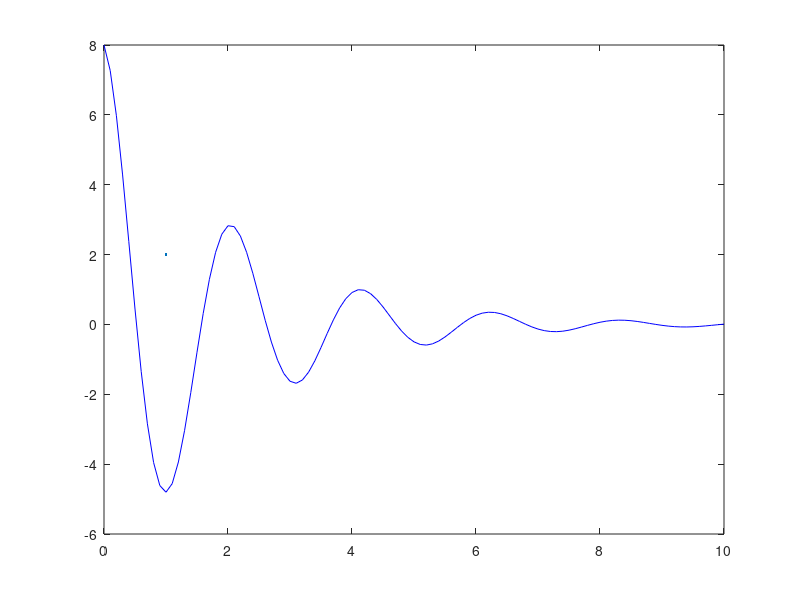

This chart was generated by the following MATLAB code: (Note: this script raises an error after producing the figure.)
clear

% H-värde givet i uppgiften
H = 0.5;

% Utgånggissning
T_gissning = 4.5;
H_gissningar = [4, 5];

T = T_gissning;


iter1 = 0;

% Funktionen
y = @(t) 8.*exp(-t/2).*cos(3.*t);

% Skillnaden mellan H (sökt värde) och funktiones värde (nuvarande värde)
f = @(t) H - y(t);

% Derivastans definition
% f'(x) = lim_h->0 (f(x+h) - f(x)) / h
fd = @(x, h) (f(x+h) - f(x))/h;

% Derivatan av f()
% fd = @(t) 4*exp(-t/2)*cos(3*t)+24*exp(-t/2)*sin(3*t);

% Noggrannhet
tol = 1e-8;

% Newtons Metod ( r_n+1 = r_n - f(r_n)/fp(r_n) )
while abs(f(T)) > tol
    T = T - f(T)/fd(T, 1e-8);
    iter1 = iter1 + 1;
end
T
iter1

% Plottar för x=0 till x=10
x = 0:0.1:10;
% Den faktiska svängningen (givet i uppgifetn)
plot(x, y(x), "b", LineWidth=2)
hold on
% Linje föra att se att vårt värde för skärningen är korrekt
% och lämplig startgissning.
yline(H, "r--", LineWidth=2)
hold off

% b)
% Sekantmetoden 
g = @(h0, h1) h1 - f(h1) * (h1 - h0)/(f(h1) - f(h0));
h0 = 0; % h_n-1
h1 = H_gissningar(1); % h_n
h2 = H_gissningar(2); % h_n+1
iter2 = 0;

% Loopar genom sekantmetoden
while abs(h2 - h1) > tol
    h0 = h1;
    h1 = h2;
    h2 = g(h0, h1);
    iter2 = iter2 + 1;

end
T2 = h2
iter2

% Newtons metod är snabbare då den har en konverhensordning på 2
% medan Sekantmetoden har en konvergensorning på ca 1,62

% c)
% Beräknar maxitter för att få rätt längd på x-axeln. 
maxiter = max(iter1, iter2)+1;
% Skapar två kolumnvektorer med 0or.
t_dif1 = zeros(maxiter, 1);
t_dif2 = zeros(maxiter, 1);


T0 = T_gissning; % Startgisning på tiden.
T1 = 0; % Håller koll på skillanden i gissningar.

h0 = 0; % h_n-1
h1 = 4; %h_n
h2 = 5; %h_n+1

for i = 1:maxiter
    % Newtons metod
    T1 = T0 - f(T0)/fd(T0, 1e-9);
    % Sparar skillanden på gissningarna i kolumnvektorn.
    t_dif1(i) = abs(T0-T1);
    T0 = T1;
    
    h0 = h1;
    h1 = h2;
    % Kallar sekantmetoden.
    h2 = g(h0, h1);
    % Sparar skillanden på gissningarna i kolumnvektorn.
    t_dif2(i) = abs(h1-h2);
end
% Skapar rätt längd på x-axeln
x = 1:maxiter;
figure;
% Plottar Newtons metod.
semilogy(x, t_dif1(x), "r--s")
hold on
% Plottar Sekantmetoden.
plot(x, t_dif2(x), "b--o")
legend("Newtons metod", "Sekantmetoden")